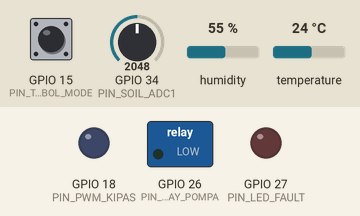
Simulated run of this program. Board: ESP32. On the bench: switched loads named in the program (green lamp = pin HIGH), output pins drawn as LEDs (lit = HIGH). Dashed ring = blinking. The inputs (shaded band) are chosen by the test bench; at power-on: temperature 24 °C, GPIO 34 (PIN_SOIL_ADC1) = 2048, GPIO 15 (PIN_TOMBOL_MODE) HIGH, humidity 55 % (analog values on the 0–4095 scale). What the program prints to the serial monitor is not drawn.

Above: at 1.2 s.
1.3 s: temperature set to 33 °C
At 4.7 s:
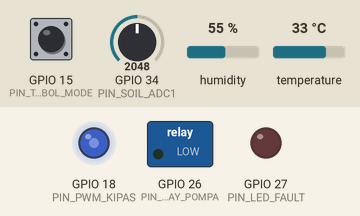
5.5 s: GPIO 34 (PIN_SOIL_ADC1) set to 2565
12.5 s: GPIO 34 (PIN_SOIL_ADC1) set to 2678
At 16.2 s:
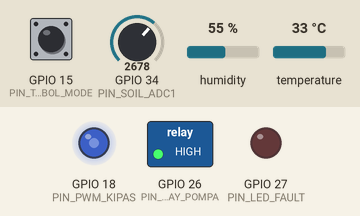
16.5 s: temperature set to 12 °C
At 19.7 s:
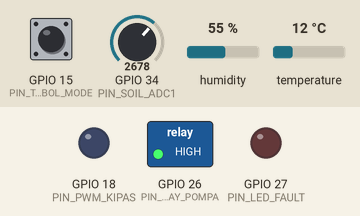
20.5 s: temperature set to 41 °C
At 23.2 s:
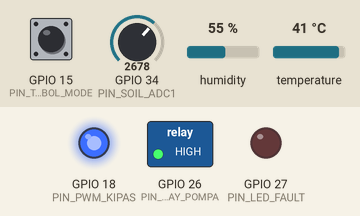
28.4 s: temperature set to 19 °C
At 31.14 s:
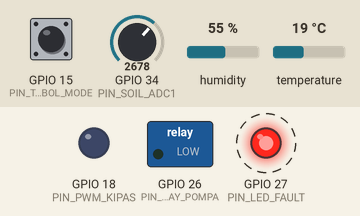
Timing chart, 0 to 33.0 s (numbered marks = the images above; inputs shaded):
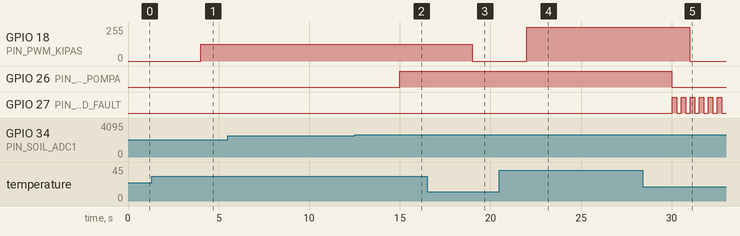

The program:

main.cpp
```cpp
// Lab-1 Minggu 2 - Teknologi IoT (Prodi S1 Informatika FT UNIB)
// Pengendali mikro-iklim greenhouse kopi:
//   ADC1 terkalibrasi + moving average + kalibrasi dua titik terbalik,
//   histeresis relai pompa, PWM kipas proporsional suhu,
//   dan (C6) pengaman waktu jalan maksimum pompa "DRY_RUN_PROTECTION".
#include <Arduino.h>
#include <DHT.h>
#include <ArduinoJson.h>

// --- Definisi Pin Aman ESP32 (Bebas Konflik ADC2 & Strapping GPIO 12) ---
#define PIN_DHT 4
#define TIPE_DHT DHT22
#define PIN_SOIL_ADC1 34    // Input-only ADC1_CH6 (aman saat Wi-Fi aktif)
#define PIN_TOMBOL_MODE 15  // Pushbutton INPUT_PULLUP
#define PIN_RELAY_POMPA 26  // Output penggerak relai pompa & LED hijau
#define PIN_PWM_KIPAS 18    // Output PWM kecepatan kipas / LED biru
#define PIN_LED_FAULT 27    // (C6) LED merah peringatan fault, pin serbaguna aman

// Ubah ke 0 untuk melihat gejala CHATTERING (1 ambang), 1 untuk HISTERESIS (2 ambang)
#ifndef GUNAKAN_HISTERESIS
#define GUNAKAN_HISTERESIS 1
#endif

// (C6) 1 = pengaman dry-run aktif (default, wajib aktif saat verifikasi asisten).
// Set 0 HANYA saat Eksperimen 2 agar hitungan relay_switches murni dari algoritma
// kendali (di potensiometer, "tanah" tidak benar-benar basah saat pompa menyala).
#ifndef PENGAMAN_DRY_RUN
#define PENGAMAN_DRY_RUN 1
#endif

// Konstanta Kalibrasi Dua Titik Sensor Tanah Kapasitif (dalam milivolt)
const int MV_TANAH_KERING = 2650;  // Tegangan saat media kering (0% lengas)
const int MV_TANAH_BASAH = 1100;   // Tegangan saat jenuh air (100% lengas)

// Ambang Kendali Histeresis Pompa Irigasi (%)
const float AMBANG_POMPA_ON = 35.0f;
const float AMBANG_POMPA_OFF = 60.0f;
const float AMBANG_TUNGGAL = 45.0f;  // Dipakai hanya jika GUNAKAN_HISTERESIS == 0

// Konfigurasi PWM Perangkat Keras LEDC (5 kHz, Resolusi 8-bit: 0 - 255)
const int PWM_FREQ_HZ = 5000;
const int PWM_RES_BIT = 8;
const int PWM_KANAL = 0;

// Buffer Moving Average (Jendela Geser N = 5 Sampel)
const int UKURAN_FILTER = 5;
uint32_t bufferMv[UKURAN_FILTER] = {0};
int indeksFilter = 0;
bool filterPenuh = false;

// --- (C6) Pengaman Waktu Jalan Maksimum Pompa ---
const unsigned long BATAS_JALAN_POMPA_MS = 15000;  // maks. 15 detik tanpa kemajuan
const float KENAIKAN_MIN_PCT = 2.0f;               // kenaikan soil_pct yang dianggap "naik"
const unsigned long INTERVAL_KEDIP_MS = 250;       // kedip peringatan 2 Hz
const unsigned long TAHAN_RESET_FAULT_MS = 3000;   // tahan tombol 3 detik = reset fault

DHT dht(PIN_DHT, TIPE_DHT);
unsigned long waktuTelemetriTerakhir = 0;
unsigned long waktuDebounceTombol = 0;
const unsigned long INTERVAL_BACA_MS = 1000;

bool statusPompa = false;
bool modeOverridePaksa = false;
bool tombolSebelumnya = HIGH;
unsigned long seqPaket = 0;
unsigned long hitungTransisiRelai = 0;

bool faultDryRun = false;             // terkunci (latched) sampai di-reset
unsigned long pompaRefMs = 0;         // acuan waktu: pompa mulai / terakhir ada kenaikan
float pompaRefPct = 0.0f;             // acuan soil_pct pada saat acuan waktu dicatat
bool menahTombolReset = false;
unsigned long waktuTekanTombol = 0;
unsigned long waktuKedipTerakhir = 0;
bool keadaanKedip = false;

void setupPwmKipas() {
#if defined(ESP_ARDUINO_VERSION) && (ESP_ARDUINO_VERSION >= ESP_ARDUINO_VERSION_VAL(3, 0, 0))
  ledcAttach(PIN_PWM_KIPAS, PWM_FREQ_HZ, PWM_RES_BIT);
#else
  ledcSetup(PWM_KANAL, PWM_FREQ_HZ, PWM_RES_BIT);
  ledcAttachPin(PIN_PWM_KIPAS, PWM_KANAL);
#endif
}

void tulisPwmKipas(uint8_t duty) {
#if defined(ESP_ARDUINO_VERSION) && (ESP_ARDUINO_VERSION >= ESP_ARDUINO_VERSION_VAL(3, 0, 0))
  ledcWrite(PIN_PWM_KIPAS, duty);
#else
  ledcWrite(PWM_KANAL, duty);
#endif
}

uint32_t bacaSoilMilliVoltsTerfilter() {
  uint32_t mvMentah = analogReadMilliVolts(PIN_SOIL_ADC1);
  bufferMv[indeksFilter] = mvMentah;
  indeksFilter = (indeksFilter + 1) % UKURAN_FILTER;
  if (indeksFilter == 0) filterPenuh = true;

  int jumlahSampel = filterPenuh ? UKURAN_FILTER : indeksFilter;
  uint64_t total = 0;
  for (int i = 0; i < jumlahSampel; i++) total += bufferMv[i];
  return (uint32_t)(total / jumlahSampel);
}

void setup() {
  Serial.begin(115200);
  pinMode(PIN_SOIL_ADC1, INPUT);
  pinMode(PIN_TOMBOL_MODE, INPUT_PULLUP);
  pinMode(PIN_RELAY_POMPA, OUTPUT);
  pinMode(PIN_LED_FAULT, OUTPUT);
  digitalWrite(PIN_RELAY_POMPA, LOW);
  digitalWrite(PIN_LED_FAULT, LOW);
  analogReadResolution(12);
  analogSetPinAttenuation(PIN_SOIL_ADC1, ADC_11db);

  setupPwmKipas();
  dht.begin();
  Serial.println("{\"event\":\"boot\",\"lab\":\"Lab-01 Greenhouse Kopi UNIB\"}");
}

void loop() {
  unsigned long sekarang = millis();

  // 1. Pembacaan Tombol Non-Blocking (Debounce 60 ms)
  //    - Normal : tekan = toggle override manual.
  //    - Fault  : tahan 3 detik = reset fault DRY_RUN_PROTECTION.
  bool bacaTombol = digitalRead(PIN_TOMBOL_MODE);
  if (bacaTombol == LOW && tombolSebelumnya == HIGH && (sekarang - waktuDebounceTombol > 60)) {
    waktuDebounceTombol = sekarang;
    if (faultDryRun) {
      menahTombolReset = true;
      waktuTekanTombol = sekarang;
    } else {
      modeOverridePaksa = !modeOverridePaksa;
      Serial.printf("{\"event\":\"mode_change\",\"manual_override\":%s}\n",
                    modeOverridePaksa ? "true" : "false");
    }
  }
  if (bacaTombol == HIGH) menahTombolReset = false;
  if (faultDryRun && menahTombolReset && (sekarang - waktuTekanTombol >= TAHAN_RESET_FAULT_MS)) {
    faultDryRun = false;
    menahTombolReset = false;
    modeOverridePaksa = false;
    Serial.println("{\"event\":\"fault_cleared\",\"fault\":\"NONE\"}");
  }
  tombolSebelumnya = bacaTombol;

  // 2. (C6) Kedip peringatan non-blocking pada LED merah selama fault aktif
  if (faultDryRun) {
    if (sekarang - waktuKedipTerakhir >= INTERVAL_KEDIP_MS) {
      waktuKedipTerakhir = sekarang;
      keadaanKedip = !keadaanKedip;
      digitalWrite(PIN_LED_FAULT, keadaanKedip ? HIGH : LOW);
    }
  } else if (keadaanKedip) {
    keadaanKedip = false;
    digitalWrite(PIN_LED_FAULT, LOW);
  }

  // 3. Akuisisi Sensor & Evaluasi Kendali Aktuator Berkala (1000 ms)
  if (sekarang - waktuTelemetriTerakhir >= INTERVAL_BACA_MS) {
    waktuTelemetriTerakhir = sekarang;

    int adcRaw = analogRead(PIN_SOIL_ADC1);
    uint32_t soilMv = bacaSoilMilliVoltsTerfilter();
    float soilPct = (float)(MV_TANAH_KERING - (int)soilMv) * 100.0f
                    / (float)(MV_TANAH_KERING - MV_TANAH_BASAH);
    soilPct = constrain(soilPct, 0.0f, 100.0f);

    // Evaluasi Kendali Pompa: Fault > Override Manual > Histeresis / Ambang Tunggal
    bool pompaSebelum = statusPompa;
    if (faultDryRun) {
      statusPompa = false;  // fault terkunci: pompa wajib mati, termasuk saat override
    } else if (modeOverridePaksa) {
      statusPompa = true;
    } else {
#if GUNAKAN_HISTERESIS == 1
      if (soilPct < AMBANG_POMPA_ON) statusPompa = true;
      else if (soilPct >= AMBANG_POMPA_OFF) statusPompa = false;
#else
      statusPompa = (soilPct < AMBANG_TUNGGAL);
#endif
    }

    // (C6) Pengaman Waktu Jalan Maksimum: pompa menyala > 15 s tanpa kenaikan soil_pct
    if (statusPompa && !pompaSebelum) {
      pompaRefMs = sekarang;
      pompaRefPct = soilPct;
    }
#if PENGAMAN_DRY_RUN == 1
    if (statusPompa) {
      if (soilPct - pompaRefPct >= KENAIKAN_MIN_PCT) {
        pompaRefMs = sekarang;  // ada kemajuan: mulai hitung ulang
        pompaRefPct = soilPct;
      } else if (sekarang - pompaRefMs > BATAS_JALAN_POMPA_MS) {
        statusPompa = false;
        faultDryRun = true;
        keadaanKedip = false;
        waktuKedipTerakhir = sekarang - INTERVAL_KEDIP_MS;  // kedip langsung mulai
        Serial.println("{\"event\":\"fault\",\"fault\":\"DRY_RUN_PROTECTION\",\"pump_on\":false}");
      }
    }
#endif

    if (statusPompa != pompaSebelum) hitungTransisiRelai++;
    digitalWrite(PIN_RELAY_POMPA, statusPompa ? HIGH : LOW);
    unsigned long pompaJalanS = statusPompa ? (sekarang - pompaRefMs) / 1000UL : 0;

    // Sensor udara dibaca SETELAH kendali pompa agar kegagalan DHT22 tidak
    // melumpuhkan pengaman pompa.
    float suhuUdara = dht.readTemperature();
    float lembapUdara = dht.readHumidity();
    if (isnan(suhuUdara) || isnan(lembapUdara)) {
      Serial.println("{\"error\":\"Pembacaan DHT22 gagal\"}");
      return;
    }

    // Evaluasi Kendali PWM Kipas Proporsional Suhu (28.0 C -> 0%, 38.0 C -> 100%)
    int nilaiDuty = map((long)(suhuUdara * 10.0f), 280, 380, 0, 255);
    nilaiDuty = constrain(nilaiDuty, 0, 255);
    tulisPwmKipas((uint8_t)nilaiDuty);
    float fanPct = (nilaiDuty * 100.0f) / 255.0f;

    // Serialisasi Payload Telemetri JSON
    JsonDocument doc;
    doc["device_id"] = "esp32-kopi-gh01";
    doc["seq"] = ++seqPaket;
    doc["adc_raw"] = adcRaw;
    doc["soil_mv_avg"] = soilMv;
    doc["soil_pct"] = serialized(String(soilPct, 1));
    doc["temp_c"] = serialized(String(suhuUdara, 1));
    doc["air_hum_pct"] = serialized(String(lembapUdara, 1));
    doc["pump_on"] = statusPompa;
    doc["pump_run_s"] = pompaJalanS;
    doc["relay_switches"] = hitungTransisiRelai;
    doc["fan_pwm_pct"] = serialized(String(fanPct, 1));
    doc["ctrl_mode"] = faultDryRun ? "FAULT"
                       : (modeOverridePaksa ? "MANUAL"
                                            : (GUNAKAN_HISTERESIS ? "HYSTERESIS" : "SINGLE_THR"));
    doc["fault"] = faultDryRun ? "DRY_RUN_PROTECTION" : "NONE";

    serializeJson(doc, Serial);
    Serial.println();
  }
}
```

Measured:
- the behaviour switches between 2615 and 2616 on GPIO 34 (PIN_SOIL_ADC1) (found by bisection; images 1 and 2)
- after the input at 1.3 s, GPIO 18 (PIN_PWM_KIPAS): 0/255 → 127/255 after 2.7 s
- after the input at 5.5 s, every drawn part: stays the same
- after the input at 12.5 s, GPIO 26 (PIN_RELAY_POMPA): LOW → HIGH after 2.5 s
- after the input at 16.5 s, GPIO 18 (PIN_PWM_KIPAS): 127/255 → 0/255 after 2.5 s
- after the input at 20.5 s, GPIO 18 (PIN_PWM_KIPAS): 0/255 → 255/255 after 1.5 s
- after the input at 28.4 s, GPIO 18 (PIN_PWM_KIPAS): 255/255 → 0/255 after 2.6 s
- by itself, GPIO 27 (PIN_LED_FAULT): alternates HIGH for 0.25 s and LOW for 0.25 s
